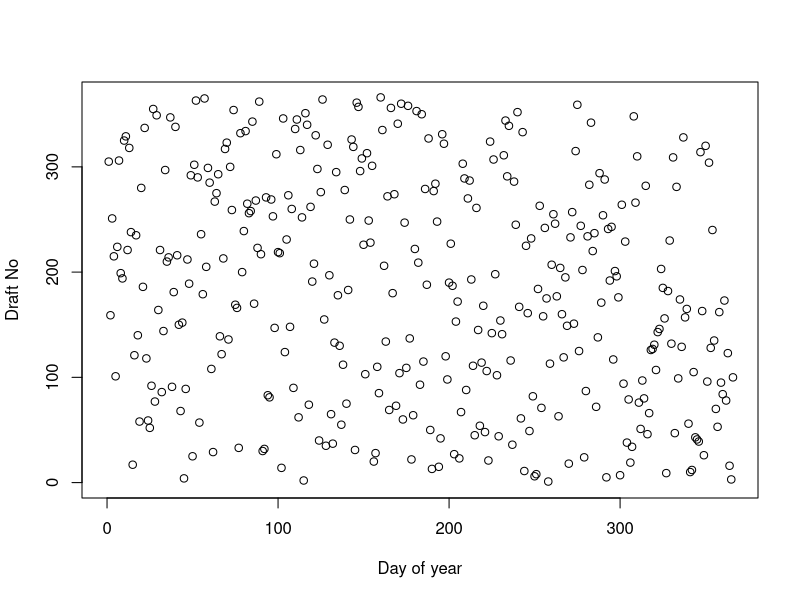
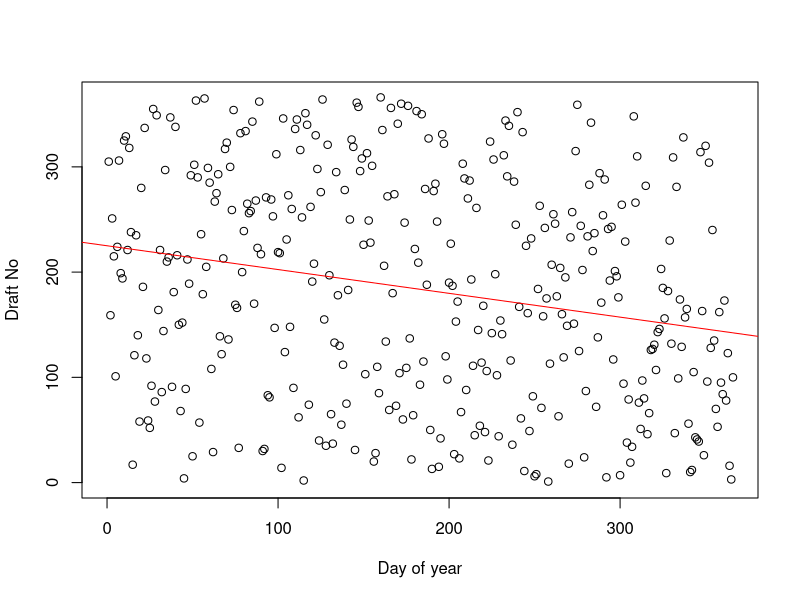
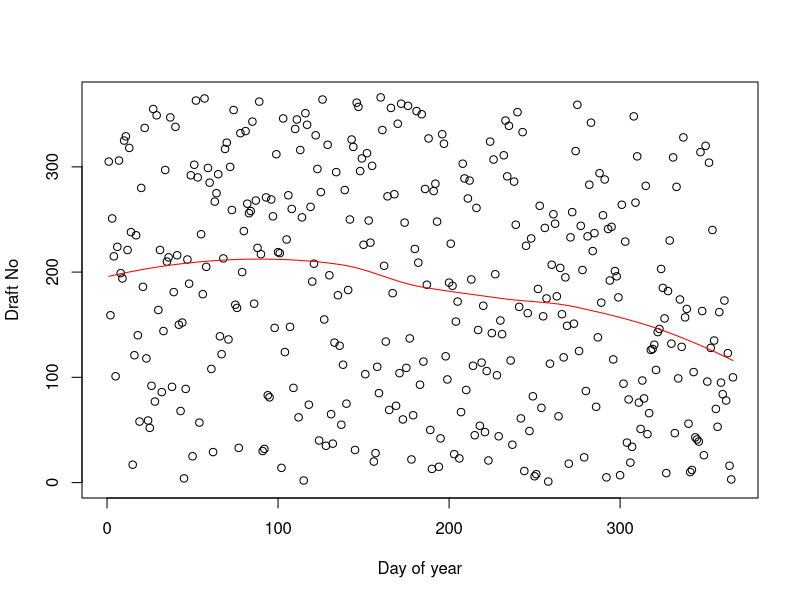
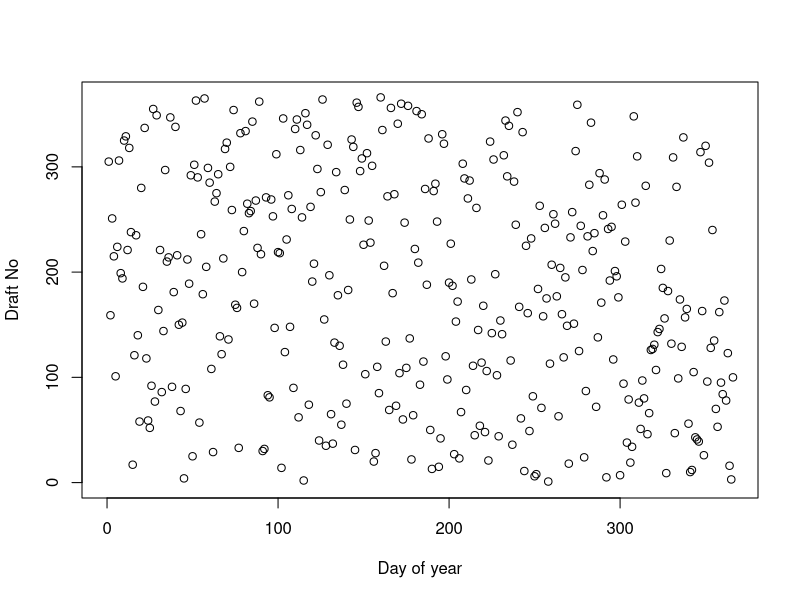
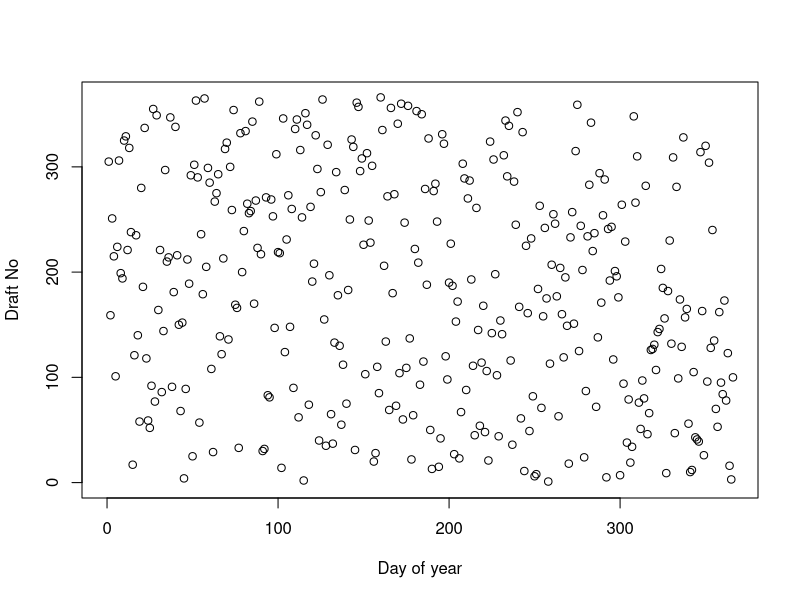
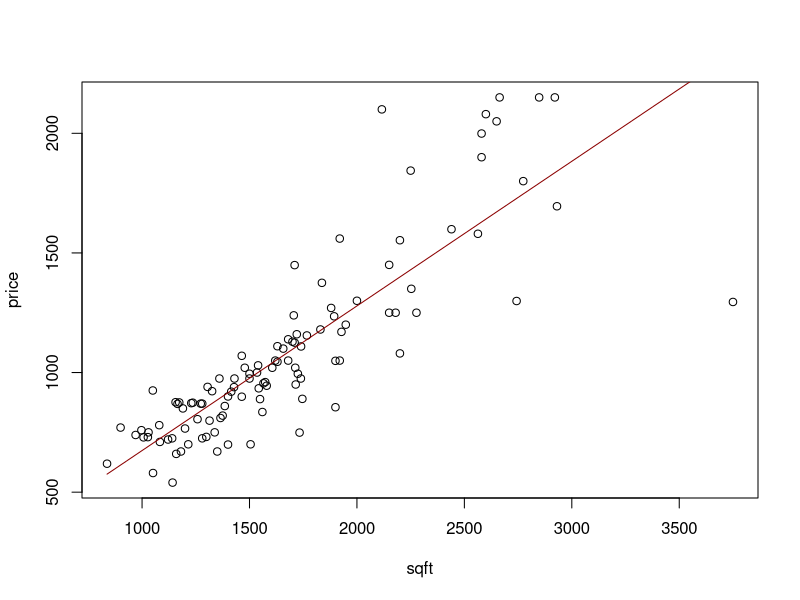

These figures' R source, in order: (Note: a time limit stopped this script after it produced the figures.)
## ---- chunk 1
knitr::opts_chunk$set(echo = FALSE)
## ---- chunk 2
#1.1
data=read.csv("lottery.csv", header = TRUE, sep = ";")
summary(data)
plot(data$Day_of_year, data$Draft_No, xlim = c(0, 366), ylim = c(0, 366), xlab = "Day of year", ylab = "Draft No")
## ---- chunk 3
#1.2
model=lm(Draft_No ~ Day_of_year , data=data)
summary(model)
plot(data$Day_of_year, data$Draft_No, xlim = c(0, 366), ylim = c(0, 366), xlab = "Day of year", ylab = "Draft No")
abline(model, col="red")

model2=loess(Draft_No ~ Day_of_year , data=data)
summary(model2)
plot(data$Day_of_year, data$Draft_No, xlim = c(0, 366), ylim = c(0, 366), xlab = "Day of year", ylab = "Draft No")
lines(data$Day_of_year, model2$fitted, col="red")

## ---- chunk 4
#1.3
S = sum(abs(model2$fitted-mean(data$Draft_No)))
B=2000
S_boot=rep(NA, B)
for (b in 1:B){
  data_boot=data[sample(1:nrow(data), replace = TRUE),]
  model_boot=loess(Draft_No ~ Day_of_year , data=data_boot)
  S_boot[b]=sum(abs(model_boot$fitted-mean(data_boot$Draft_No)))
}
p_value=mean(S_boot>S)
S
p_value
## ---- chunk 5
#1.4
#Permutation test:

test_hyp=function(data){
  model=loess(Draft_No ~ Day_of_year , data=data)
  S=sum(abs(model$fitted-mean(data$Draft_No))) #1: T(X) value of statistic from observed data 
  B=2000
  S_boot=rep(NA, B)
  #generate B bootstrap samples without replacement
  for (b in 1:B){
    #2: Create permutations g_1, g_B of group variable {If the number of permutations is too large, sample B randomly without replacement. E.g. generate random permutations and keep only unique ones.}
    data_boot = data
    data_boot$Day_of_year = sample(data$Day_of_year, replace = FALSE) #without replacement
    model_boot=loess(Draft_No ~ Day_of_year , data=data_boot) #fitting the model
    #3: Evaluate test statistic on each permutation
    S_boot[b] = sum(abs(model_boot$fitted-mean(data_boot$Draft_No))) 
    
  }
  p_value=mean(S_boot>=S) #4: Estimate p–value: p^ = #{T(X_gb) >= T(X)}/B
  return(list(S=S, p_value=p_value))
}

test_hyp(data)
## ---- chunk 6
#1.5
#(a)
#i k consecutive dates,

#Create a dataset of the same dimensions as the original data. 
data2=data

#Choose k, out of the 366, dates and assign them the end numbers of the lottery (i.e., they are not legible for the draw).
#===================
k=300
#===================
#Randomize the first 366-k dates
# data2$Draft_No[366-k:366]=sample(1:(366-k), k, replace = FALSE)
model2=loess(Draft_No ~ Day_of_year , data=data2)
plot(data2$Day_of_year, data2$Draft_No, xlim = c(0, 366), ylim = c(0, 366), xlab = "Day of year", ylab = "Draft No")

#ii. as blocks (randomly scattered) of $\lfloor k/3 \rfloor$  consecutive dates (this is of course for $k ≥ 3$, and if k is not divisible by 3, then some blocks can be of length $ \lfloor k/3 \rfloor +1$).

data3=data

get_lotery_numbers_with_chunks <- function(k){
  #k is the number of dates that are not legible for the draw
  # 3 cases : 
  # 1. n_chunks is an integer -> 3 normal chunks
  # 2. n_chunks is not an integer and has a remainder of 1 -> 2 normal chunks and 1 long chunk
  # 3. n_chunks is not an integer and has a remainder of 2 -> 1 normal chunk and 2 long
  
  #Case 1
  if(k%%3 == 0){
    chunk_size = floor(k/3)
    n_chunks = 3
    for (i in 1:n_chunks){
      #Sample n_chunks_normal chunks of length chunk_size
      #random starting point
      start = sample(1:366, 1, replace = TRUE)
      #sample chunk_size consecutive days
      data3$Draft_No[start:start+chunk_size-1] = sample(1:(366-k), chunk_size, replace = TRUE)
    }
    
  }
  
  # chunk_size = floor(k/3)
  # remainder = k%%chunk_size
  # n_chunks_normal = floor(k/chunk_size) - remainder
  # n_chunks_long = remainder
  # for (i in 1:n_chunks_normal){
  # #Sample n_chunks_normal chunks of lenght chunk_size
  # #random starting point
  # start = sample(1:366, 1, replace = TRUE)
  # #sample chunk_size consecutive days
  # data3$Draft_No[start:start+chunk_size-1] = sample(1:(366-k), chunk_size, replace = TRUE)
  # }
  # for (i in 1:n_chunks_long){
  #    #Sample n_chunks_long chunks of lenght chunk_size+1
  #   start = sample(1:366, 1, replace = TRUE)
  #   #sample chunk_size consecutive days
  #   data3$Draft_No[start:start+chunk_size] = sample(1:(366-k), chunk_size+1, replace = TRUE)
  # }
  # data3$Draft_No[n_chunks_normal*chunk_size+n_chunks_long*(chunk_size+1):366] = sample(1:(366-k), 366-k, replace = TRUE)

}



model3=loess(Draft_No ~ Day_of_year , data=data3)
plot(data3$Day_of_year, data3$Draft_No, xlim = c(0, 366), ylim = c(0, 366), xlab = "Day of year", ylab = "Draft No")
## ---- chunk 7
#(b)

S=sum(abs(model2$fitted-mean(data2$Draft_No)))
B=2000
S_boot=rep(NA, B)
for (b in 1:B){
  data_boot=data2[sample(1:nrow(data2), replace = TRUE),]
  model_boot=loess(Draft_No ~ Day_of_year , data=data_boot)
  S_boot[b]=sum(abs(model_boot$fitted-mean(data_boot$Draft_No)))
}
p_value=sum(S_boot>S)/B
p_value

## ---- chunk 8
#(c)

## ---- chunk 9
data <- read.csv("prices1.csv", sep=";")

## 1)

price <- data$Price
sqft <- data$SqFt

plot(sqft, price)
fit1 <- lm(Price ~ SqFt, data)
lines(sqft, fit1$fitted.values, col="darkred", type="l", lwd=1)
## ---- chunk 10
## 2)

fit2 <- function(c, data){
  data$new <- rep(0,110)
  for (i in 1:nrow(data)){
    if (data[i,2] > c) data[i,5] <- data[i,2] - c
    else data[i,5] <- 0
  }
  lm2 <- lm(Price ~ SqFt + new, data)
  sum(lm2$residuals^2)
}

RSS_opt <- optim(2000, fit2, data=data, method="L-BFGS-B", lower=0, upper=4500)
RSS_opt$par
RSS_opt$value
## ---- chunk 11
library(boot)

c_val <- c()

for (i in 1:200){ #2000 takes too long to run on my poor laptop
  if (i%%500==0) cat(i, "\r")
  id <- sample(1:110, 110, replace = TRUE)
  data_boot <- data[id,]
  c_opt <- optim(2000, fit2, data=data_boot, method="L-BFGS-B", lower=0, upper=4500)   
  c_val <<- c(c_val, c_opt$par)
}

hist(c_val)

2 * RSS_opt$par - sum(c_val) / 2000      # bootstrap bias-correction
sum((c_val - mean(c_val))^2) / (2000-1)  # variance of c

opt_boot <- function(data, id){
  id <- sample(1:110, 110, replace = TRUE)
  data_boot2 <- data[id,]
  c_opt2 <- optim(2000, fit2, data= data_boot2, method = "L-BFGS-B", lower = 0, upper = 4500)   
  c_opt2$par
}

boot_fun <- boot(data = data, opt_boot, R = 2E3)
boot.ci(boot_fun)
plot(boot_fun)
## ---- chunk 12

jack_c <-c()

# new function for the jackknife function with 109 rows instead of 110
fit3 <- function(c, data){
  data$new <- rep(0,109)
  for (i in 1:nrow(data)){
    if (data[i,2] > c) data[i,5] <- data[i,2] - c
    else data[i,5] <- 0
  }
  lm2 <- lm(Price ~ SqFt + new, data)
  sum(lm2$residuals^2)
}

for (i in 1:110){
  id <- sample(1:110, 110, replace = TRUE)
  data_boot3 <- data[id,]
  data_jack <- data_boot3[-i,]
  c_opt <- optim(2000, fit3, data=data_jack, method = "L-BFGS-B", lower = 0, upper = 4500)   
  jack_c <<- c(jack_c, c_opt$par)
}

jack_c
var(jack_c)
